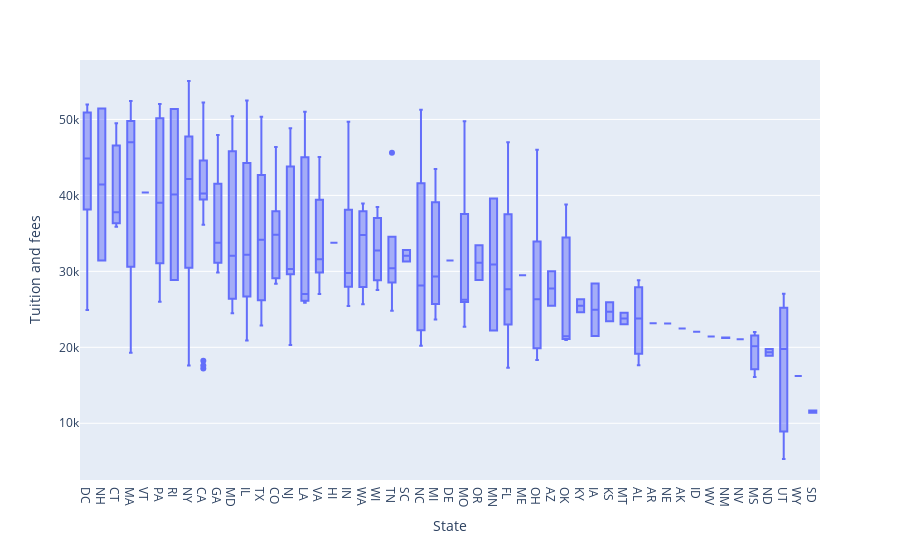

The notebook cell saved with this chart:
### Markdown cell above
----
- create a box plot of "Tuition and fees",and "state"

### Code cell
fig = px.box(df.sort_values(by=['State-mean-tuition-fees'], ascending=False), x="State", y="Tuition and fees")
fig.show()

### Figure 1 — Plotly figure (JSON) as saved in the notebook; plotly's stock layout.template omitted (floating-point values rounded to 4 significant figures; data arrays with more than 128 entries replaced by an {"elided": "..."} marker saying what was removed)
{"data": [{"alignmentgroup": "True", "hovertemplate": "State=%{x}<br>Tuition and fees=%{y}<extra></extra>", "legendgroup": "", "marker": {"color": "#636efa"}, "name": "", "notched": false, "offsetgroup": "", "orientation": "v", "showlegend": false, "type": "box", "x": {"elided": "231 str values"}, "x0": " ", "xaxis": "x", "y": {"elided": "231 int values"}, "y0": " ", "yaxis": "y"}], "layout": {"boxmode": "group", "legend": {"tracegroupgap": 0}, "margin": {"t": 60}, "xaxis": {"anchor": "y", "domain": [0, 1], "title": {"text": "State"}}, "yaxis": {"anchor": "x", "domain": [0, 1], "title": {"text": "Tuition and fees"}}}}
